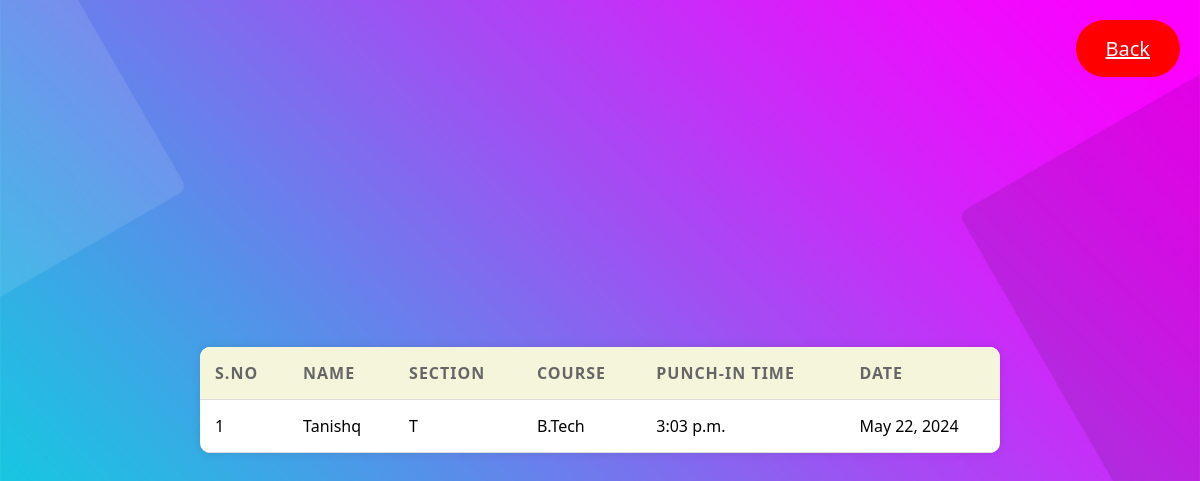
/check-attendance/, run on an earlier commit of the app's database.
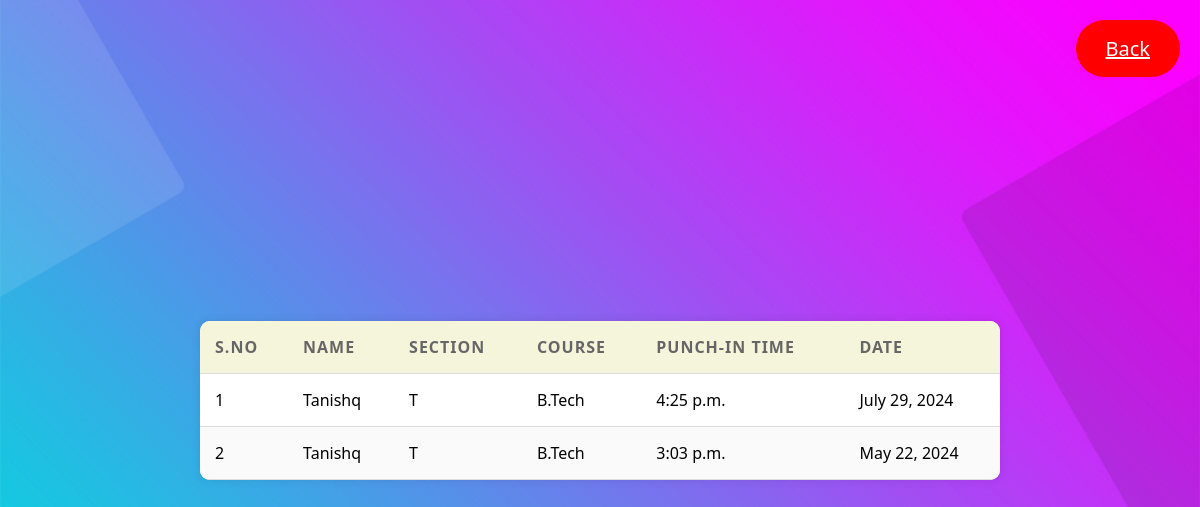
And on a later commit of the database.
### base/models.py (models this page shows, shortened)
class Student(models.Model):
    name = models.CharField(max_length=100)
    section = models.CharField(max_length=100)
    course = models.ForeignKey(Course, on_delete = models.CASCADE)
    image = models.FileField(upload_to='student_images/', blank=True, null=True)

class Course(models.Model):
    name = models.CharField(max_length=100, unique = True)

class Attendance(models.Model):
    date = models.DateField(auto_now_add=True)  # Automatically set on object creation
    time = models.TimeField(auto_now=True) # Automatically set on object creation
    student = models.ForeignKey(Student, on_delete=models.CASCADE, null=True, blank=True)  # Optional for Student

### base/views.py (the view)
# urls.py: path('check-attendance/', views.check_attendance, name='check-attendance'),
def check_attendance(request):
    attendance_records = Attendance.objects.all().order_by('-time')
    attendance_details = []
    for attendance in attendance_records:
        student = attendance.student
        student_name = student.name
        student_section = student.section
        student_course = student.course.name
        attendance_details.append({
            'date': attendance.date,
            'time': attendance.time,
            'student_name': student_name,
            'student_section': student_section,
            'student_course': student_course,
        })
    return render(request, 'check_attendance.html', {'attendance_details': attendance_details})

### base/templates/check_attendance.html (shortened to what this page needs)
{% load static %}
<!DOCTYPE html>
<html lang="en">
<head>
    <link rel="stylesheet" href="{% static 'css/table.css' %}">
</head>
<body>
    <a class="logout-button" href="{% url 'admin-home' %}">Back</a>
    <div class="container">
        <table>
            <thead>
                <tr>
                    <th>S.No</th>
                    <th>Name</th>
                    <th>Section</th>
                    <th>Course</th>
                    <th>Punch-in Time</th>
                    <th>Date</th>
                </tr>
            </thead>
            <tbody>
                {% for attendance in attendance_details %}
                <tr>
                    <td scope="row">{{ forloop.counter }}</td>
                    <td>{{ attendance.student_name }}</td>
                    <td>{{ attendance.student_section }}</td>
                    <td>{{ attendance.student_course }}</td>
                    <td>{{ attendance.time }}</td>
                    <td>{{ attendance.date }}</td>
                </tr>
                {% endfor %}
            </tbody>
        </table>
    </div>
</body>
</html>

### static/css/table.css (style rules this page uses)
body { font-family: 'Segoe UI', Tahoma, Geneva, Verdana, sans-serif; margin: 0; padding: 0; background-image: url('image/bg-01.jpeg'); background-size: cover; background-position: center; display: flex; justify-content: center; align-items: center; height: 100vh; }
.container { min-width: 800px; margin: 20px auto; background-color: #fff; border-radius: 10px; box-shadow: 0px 0px 10px rgba(0, 0, 0, 0.1); overflow: hidden; }
table { width: 100%; border-collapse: collapse; }
th, td { padding: 15px; text-align: left; border-bottom: 1px solid #ddd; }
th { background-color: beige; color: #666; text-transform: uppercase; font-weight: bold; letter-spacing: 1px; }
tbody tr:nth-child(even) { background-color: #fafafa; }

### base/templates/check_attendance.html (style rules this page uses)
body { background-image: url('/static/images/bg-01.jpeg'); }
.logout-button { position: fixed; top: 20px; right: 20px; background-color: #ff0000; color: #fff; padding: 15px 30px; font-size: 20px; border: none; border-radius: 34px; cursor: pointer; }

What changed in the data, as far as the page shows it:
added Attendance: time "4:25 p.m.", date "July 29, 2024"
Also different on the page:
new list line: "1 T"
new list line: "Tanishq"
new list line: "B.Tech"
